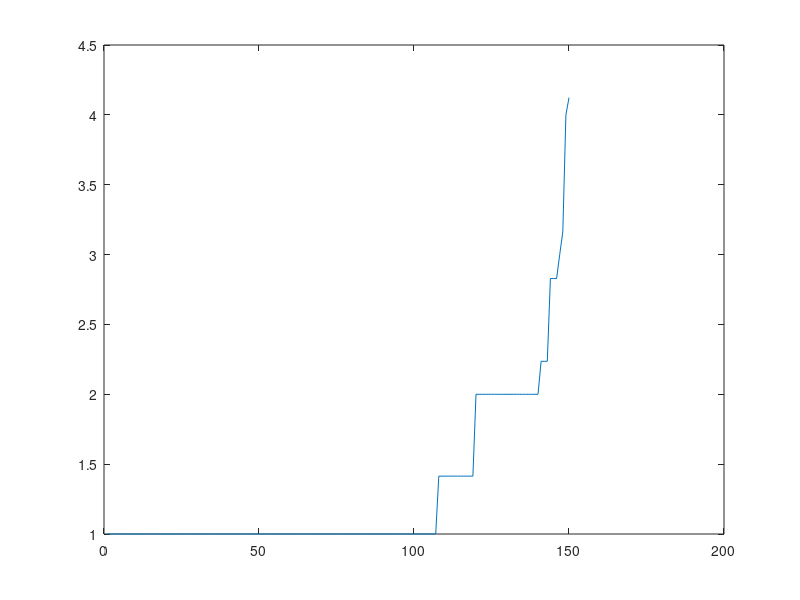
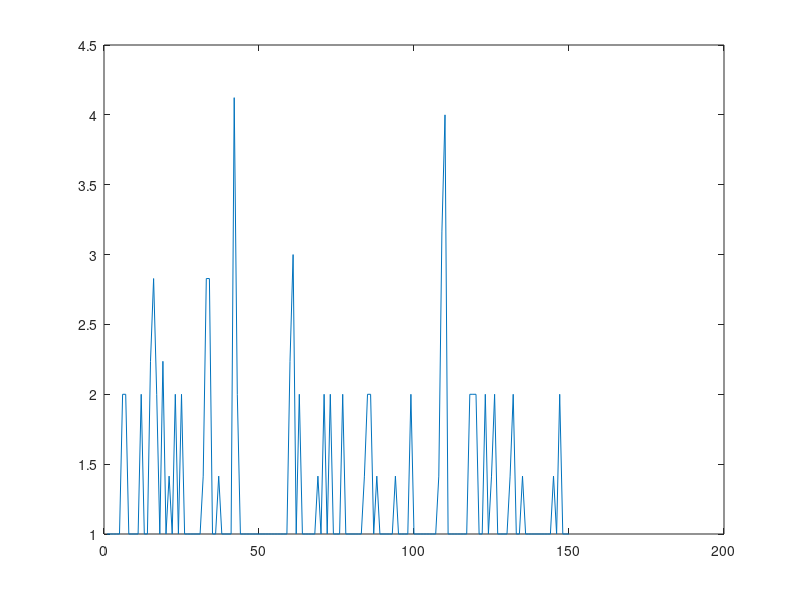
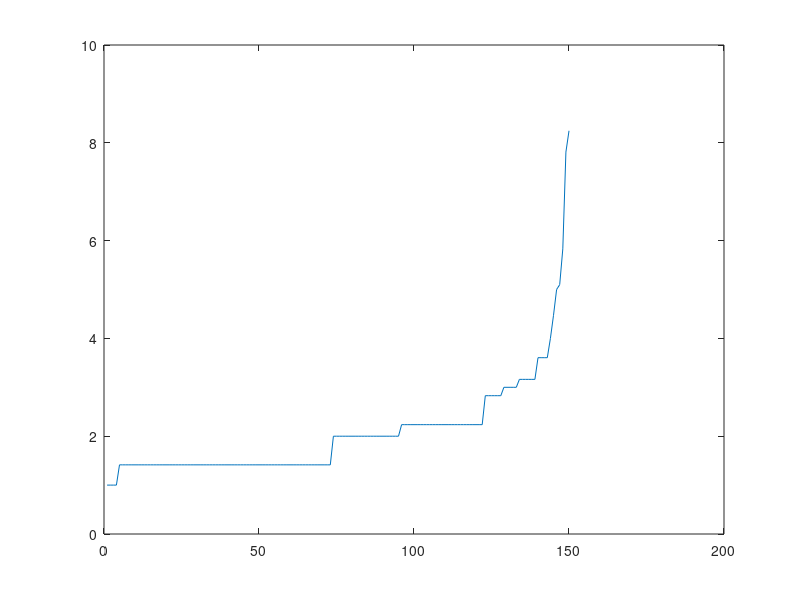
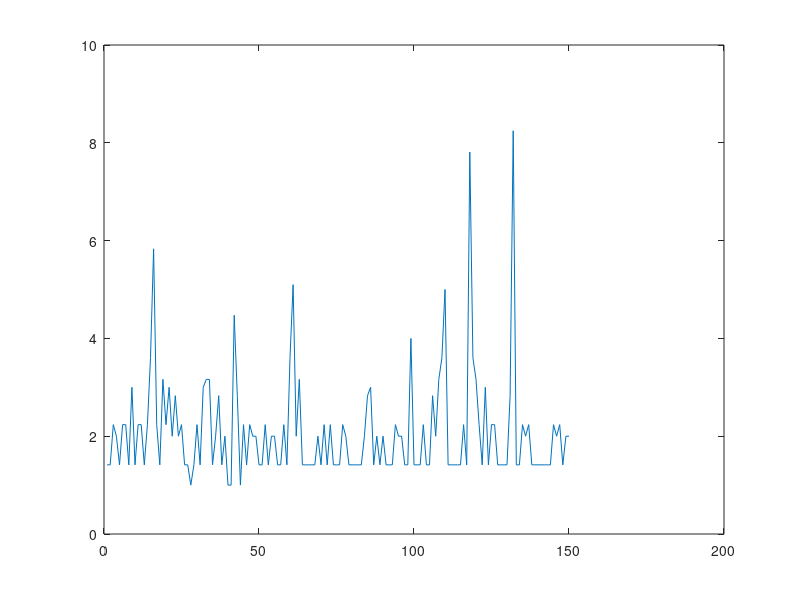

Recreate these plots in MATLAB, in order.
function mywork()

clear;

%==========================================================================
% Load Data Set In Matrix and Initilize The Matrix

z=load ('iris.txt');                  % eta=0.00005    eps=3.5
z3=z;
z(:,5)=[];                            %used with iris dataset to remove coulmns number 5 from dataset which is for classification

% z=load ('haberman.data');                  % eta=0.0005    eps=4.3
% z3=z;
% z(:,4)=[];          %used with haberman dataset to remove coulmn number 4 from dataset which is for classification

% z=load ('glass.data');                    % eta=0.0005    eps=0.85
% z3=z;
% z(:,1)=[];                                %used with glass dataset to remove coulmns number 1 from dataset which is for index
% z(:,10)=[];                               %used with glass dataset to remove coulmns number 10(11 in origin dataset, becomes 10 after remove column number 1 of index) from dataset which is for classification

z1=z;
z2=z;
L=length(z(:,1));                     % size of dataset(# of rows)

testedbyeps=zeros(L,1);
no=1;

%==========================================================================
% Set Parameters For Proposed Method
MinPnts=3;

epslnvib1=7;
epslnvib2=7;
epslnvib3=7;

%==========================================================================
% Find Eps For k Points

DrawKDist(z);

%==========================================================================    
% Calculate Some Values As Described In Each Line
classvm=zeros(L,1);

[testedbyeps,classvm,type,Eps,no]=initialclusters(z1,MinPnts,epslnvib1,testedbyeps,classvm,no);       % apply initialclusters for the dataset  
dlmwrite('c:\classe1.txt',classvm);
[testedbyeps,classvm,type,Eps,no]=initialclusters(z1,MinPnts,epslnvib2,testedbyeps,classvm,no);       % apply initialclusters for the dataset  
dlmwrite('c:\classe2.txt',classvm);
[testedbyeps,classvm,type,Eps,no]=initialclusters(z1,MinPnts,epslnvib3,testedbyeps,classvm,no);       % apply initialclusters for the dataset  
dlmwrite('c:\classe3.txt',classvm);

classvm=sort(classvm,1);
cent=unique(classvm,'first');                   % find #of classes(clusters) returened by applying DBSCAN
    for i=1:length(classvm)
        if classvm(i)==0
            classvm(i)=length(cent)-1;          % any cluster assigned 0, then assign to it new class which equal the number of all clusters minus 1 that is, to avoid 0 index in the array
        end
    end 
cent=unique(classvm,'first');                   % find #of classes(clusters) returened by applying DBSCAN
coreno=length(cent);
classvm
%==========================================================================
% Using Our Proposed Algorithm with real DataSet
cent=unique(classvm,'rows')
cent1=unique(classvm,'first')
lc=length(cent1)
for i=1:lc                                         % classify each data point to its cluster
    dd=length(find(uint32(cent(1,:))==i));
    rsvm(i,1)=dd;
    rsvm(i,2)=i;
end
Class_Data_VMDVBSCAN=rsvm                          % display each data point with its cluster              
correct=0;
for i=1:L
    if classvm(i)==z3(i,5)                         % compare the resluted classifications with original classifications
        correct=correct+1;
    end
end
avg_index_VMDBSCAN=(correct/L)*100                 % claculate the average index error

% %==========================================================================
% % Using DBSCAN with real DataSet
% [classrds]=initialclusters(z2,MinPnts,epsln);       % apply initialclusters for the dataset
% cent=unique(classrds,'rows');
% cent1=unique(classrds,'first');
% lc=length(cent1);
% for i=1:lc                                          % classify each data point to its cluster
%     dd=length(find(uint32(cent(1,:))==i));
%     rsdb(i,1)=dd;
%     rsdb(i,2)=i;
% end
% Class_Data_DBSCAN=rsdb                              % display each data point with its cluster 
% correct=0;
% for i=1:L
%     if classrds(i)==z3(i,5)                         % compare the resluted classifications with original classifications
%         correct=correct+1;
%     end
% end
% avg_index_DBSCAN=(correct/L)*100                    % claculate the average index error

%==========================================================================
% Find Initial Clusters
function [testedbyeps,class,type,Eps,no]=initialclusters(x22,k,Eps,testedbyeps,class,no)
[m,n]=size(x22);
if nargin<3 || isempty(Eps) || Eps==0
   [Eps]=epsilon(x22,k)
end
x22=[[1:m]' x22];  %index rows
[m,n]=size(x22);
type=zeros(1,m);
% no=1;
touched=zeros(m,1);
%class=zeros(m);


for i=1:m
    if testedbyeps(i)==0 && touched(i)==0        
       ob=x22(i,:);
       D=dist(ob(2:n),x22(:,2:n));
       ind=find(D<=Eps);    
       if length(ind)>1 && length(ind)<k+1       
          type(i)=0;
          class(i)=0;
       end
       if length(ind)==1
          type(i)=-1;
          class(i)=-1;  
          touched(i)=1;
          testedbyeps(i)=Eps;
       end
       if length(ind)>=k+1; 
          type(i)=1;
          %testedbyeps(i)=Eps;
          class(ind)=ones(length(ind),1)*max(no);          
          while ~isempty(ind)
                ob=x22(ind(1),:);
                touched(ind(1))=1;
                testedbyeps(ind(1))=Eps;
                ind(1)=[];
                D=dist(ob(2:n),x22(:,2:n));
                i1=find(D<=Eps);     
                if length(i1)>1
                   class(i1)=no;
                   if length(i1)>=k+1;
                      type(ob(1))=1;
                      %testedbyeps(ob(1))=Eps;
                   else
                      type(ob(1))=0;
                      %testedbyeps(ob(1))=Eps;
                   end
                   for i=1:length(i1)
                       if touched(i1(i))==0
                          touched(i1(i))=1;
                          testedbyeps(i1(i))=Eps;
                          ind=[ind i1(i)];
                          class(i1(i))=no;
                       end                    
                   end
                end
          end
          no=no+1; 
       end
    end
end    


%==========================================================================
% Find The Radius
function [Eps]=epsilon(x,k)
[m,n]=size(x);
Eps=((prod(max(x)-min(x))*k*gamma(.5*n+1))/(m*sqrt(pi.^n))).^(1/n);

%==========================================================================
% Find The Distance
function [D]=dist(i,x)
[m,n]=size(x);
D=sqrt(sum((((ones(m,1)*i)-x).^2)'));
if n==1
   D=abs((ones(m,1)*i-x))';
end

function [eps1,eps2,eps3]=DrawKDist(xxx)
 
x=xxx(:,1);
y=xxx(:,2);

z(:,1)=x(:,1);
z(:,2)=y(:,1);

z2=z;

    L = length(z);
    min_dist = zeros(length(z),6); 
    d=zeros(length(z),length(z));  
 
for i = 1:L, 
         minval1 = 0;
         minval2 = 0;
         minval3 = 0;
        for j = 1:L,
           d(i,j)=sqrt((z(i,1)-z(j,1))^2+(z(i,2)-z(j,2))^2);
           if d(i,j)>0 && (minval1 == 0 || d(i,j) < minval1) %|| (minval1<minval2) || (minval1<minval3)
                minval1 = d(i,j);
                min_dist(i,1)= j;
                min_dist(i,2)= d(i,j);
           end
           if d(i,j)>0 && (minval2 == 0 || d(i,j) < minval2 && d(i,j) > minval1 && minval2>minval1) %|| ((minval2>minval1) && (minval2<minval3))
                minval2 = d(i,j);
                min_dist(i,3)= j;
                min_dist(i,4)= d(i,j);
           end
           if d(i,j)>0 && (minval3 == 0 || d(i,j) < minval3 && d(i,j) > minval1 && d(i,j) > minval2 && minval2>minval1 && minval3>minval1)
                minval3 = d(i,j);
                min_dist(i,5)= j;
                min_dist(i,6)= d(i,j);
           end            
        end 
end

ddd=mean(min_dist)
eee=std(min_dist)

eps1=ddd(1,2)+eee(1,2)
eps2=ddd(1,4)+eee(1,4)
eps3=ddd(1,6)+eee(1,6)


% eps1=std(min_dist);
        figure(100);
        plot(sort(min_dist(:,2)),'-');
        figure(101);
        plot(min_dist(:,2),'-');
        hold off;
        figure(102);
        plot(sort(min_dist(:,4)),'-');
        figure(103);
        plot(min_dist(:,4),'-');
        hold off;
        figure(104);
        plot(sort(min_dist(:,6)),'-');
        figure(105);
        plot(min_dist(:,6),'-');
        hold off;